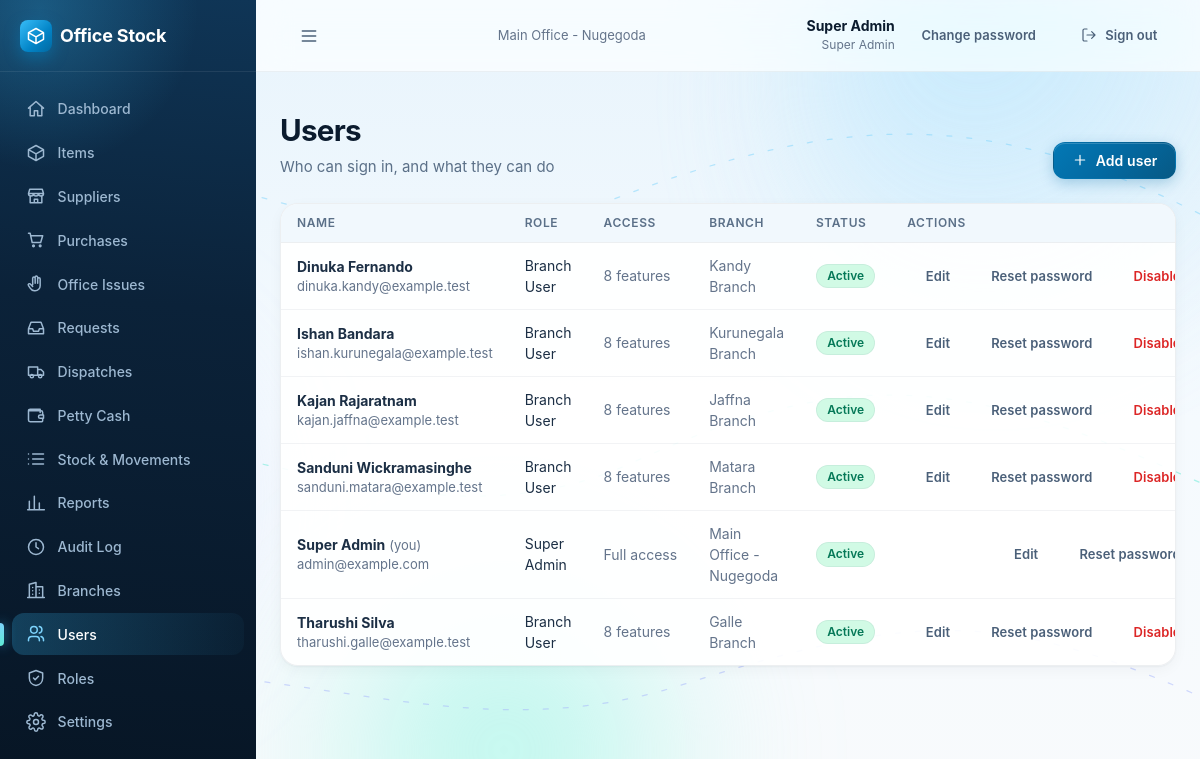
The page /users/ (signed in) on the database as committed earlier.
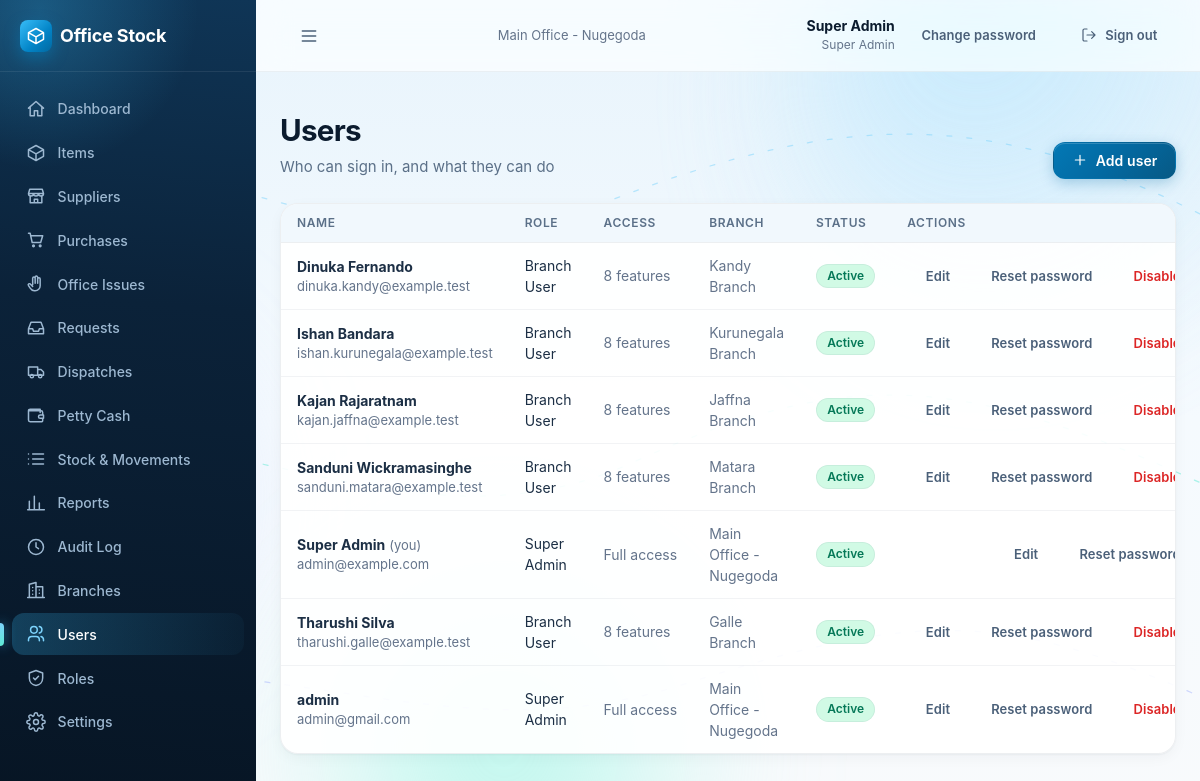
The same page on the database as committed later.
### accounts/models.py (models this page shows, shortened)
class User(AbstractBaseUser):
    name = models.CharField(max_length=120)
    email = models.EmailField(unique=True)
    role = models.CharField(max_length=40)
    permissions = models.JSONField(null=True, blank=True, default=None)
    branch = models.ForeignKey(Branch, on_delete=models.PROTECT, related_name='users')
    active = models.BooleanField(default=True)
    failed_logins = models.PositiveSmallIntegerField(default=0)
    locked_until = models.DateTimeField(null=True, blank=True)
    created_at = models.DateTimeField(auto_now_add=True)
    updated_at = models.DateTimeField(auto_now=True)
    USERNAME_FIELD = 'email'
    REQUIRED_FIELDS = ['name']
    objects = UserManager()
    class Meta:
        ordering = ['name']
    @property
    def role_def(self):
        if not hasattr(self, '_role_def'):
            if self.role == SUPER_ADMIN_ROLE['key']:
                self._role_def = SUPER_ADMIN_ROLE
            else:
                r = Role.objects.filter(key=self.role).first()
                self._role_def = r.as_def() if r else None
        return self._role_def
    @property
    def role_name(self):
        return (self.role_def or {}).get('name') or self.role
    @property
    def is_locked(self):
        return bool(self.locked_until and self.locked_until > timezone.now())

class Branch(models.Model):
    name = models.CharField(max_length=120)
    code = models.CharField(max_length=10, unique=True)
    type = models.CharField(max_length=10, choices=[(BRANCH_TYPES.MAIN, 'Main office'), (BRANCH_TYPES.BRANCH, 'Branch')],
                            default=BRANCH_TYPES.BRANCH)
    address = models.CharField(max_length=250, blank=True, default='')
    phone = models.CharField(max_length=40, blank=True, default='')
    active = models.BooleanField(default=True)
    created_at = models.DateTimeField(auto_now_add=True)
    updated_at = models.DateTimeField(auto_now=True)
    class Meta:
        ordering = ['type', 'name']
        constraints = [
            models.UniqueConstraint(fields=['type'], condition=models.Q(type=BRANCH_TYPES.MAIN), name='one_main_office'),
        ]

class Role(models.Model):
    key = models.CharField(max_length=40, unique=True)
    name = models.CharField(max_length=40)
    name_key = models.CharField(max_length=40, unique=True)  # lower-case name, so "Cashier" and "cashier" clash
    description = models.CharField(max_length=200, blank=True, default='')
    side = models.CharField(max_length=10, choices=[(SIDES.MAIN, 'Main office'), (SIDES.BRANCH, 'Branch')])
    permissions = models.JSONField(default=list, blank=True)
    created_at = models.DateTimeField(auto_now_add=True)
    updated_at = models.DateTimeField(auto_now=True)
    class Meta:
        ordering = ['name']
    def as_def(self):
        return {'key': self.key, 'name': self.name, 'side': self.side, 'description': self.description,
                'permissions': list(self.permissions or [])}

### accounts/views.py (the view)
# urls.py: path('users/', views.user_list, name='user_list'),
@super_admin_required
def user_list(request):
    return render(request, 'accounts/user_list.html', {'rows': _user_rows()})

### accounts/roles.py (called while the page is built)
def all_role_defs():
    return [SUPER_ADMIN_ROLE] + [r.as_def() | {'id': r.pk} for r in Role.objects.all()]

### accounts/views.py (called while the page is built)
def _user_rows():
    roles = {d['key']: d for d in all_role_defs()}
    rows = []
    for u in User.objects.select_related('branch').order_by('name'):
        d = roles.get(u.role)
        perms = effective_permissions(u, d)
        rows.append({'u': u, 'role_name': d['name'] if d else u.role, 'perm_count': len(perms),
                     'full': u.role == ROLES.SUPER_ADMIN})
    return rows

### core/context_processors.py (called while the page is built)
def app(request):
    ctx = {}
    user = getattr(request, 'user', None)
    if user is None or not user.is_authenticated:
        return ctx
    settings = Setting.get()
    ctx['app_settings'] = settings
    perms = getattr(request, 'perms', [])
    nav = []
    path = request.path
    for n in visible_nav(user, perms, settings.branch_module_enabled):
        try:
            url = reverse(n['url'])
        except NoReverseMatch:
            continue
        active = path == url if n.get('exact') else path.startswith(n['match'])
        nav.append({**n, 'href': url, 'active': active})
    ctx.update({
        'nav': nav,
        'perm': {p.replace('.', '_'): (p in perms) for p in ALL_PERMISSIONS},
        'is_branch_side': side_of(user) == 'branch',
        'is_super_admin': user.role == 'super_admin',
    })
    return ctx

### core/models.py (called while the page is built)
    @classmethod
    def get(cls):
        obj = cls.objects.filter(key='app').first()
        if obj:
            return obj
        try:
            with transaction.atomic():
                return cls.objects.create(key='app')
        except IntegrityError:
            return cls.objects.get(key='app')

### core/permissions.py (called while the page is built)
def side_of(user, role_def=None):
    role_def = role_def if role_def is not None else getattr(user, 'role_def', None)
    return (role_def or {}).get('side') or SIDES.MAIN

def is_branch_side(user, role_def=None):
    return side_of(user, role_def) == SIDES.BRANCH

def effective_permissions(user, role_def=None):
    if user.role == ROLES.SUPER_ADMIN:
        return list(ALL_PERMISSIONS)
    if isinstance(user.permissions, (list, tuple)):
        return list(user.permissions)
    role_def = role_def if role_def is not None else getattr(user, 'role_def', None)
    return list((role_def or {}).get('permissions') or [])

### core/templatetags/ui.py (called while the page is built)
@register.filter
def plural(count, word):
    return f'{count} {word}' if count == 1 else f'{count} {word}s'

### accounts/templates/accounts/user_list.html (shortened to what this page needs)
{% extends "base.html" %}
{% load ui %}
{% block content %}
<div class="page-header">
  <div><h1>Users</h1><p>Who can sign in, and what they can do</p></div>
  <a class="btn" href="{% url 'accounts:user_create' %}">{% icon 'plus' 'icon icon-sm' %} Add user</a>
</div>
{% if not rows %}
  <div class="card empty"><h3>No users yet</h3></div>
{% else %}
<div class="card table-wrap">
  <table class="data">
    <thead><tr><th>Name</th><th>Role</th><th>Access</th><th>Branch</th><th>Status</th><th><span class="sr-only">Actions</span></th></tr></thead>
    <tbody>
    {% for r in rows %}
      <tr>
        <td><b>{{ r.u.name }}</b>{% if r.u.pk == request.user.pk %} <span class="small muted">(you)</span>{% endif %}<div class="small muted">{{ r.u.email }}</div></td>
        <td>{{ r.role_name }}</td>
        <td class="nowrap muted">{% if r.full %}Full access{% else %}{{ r.perm_count|plural:"feature" }}{% endif %}</td>
        <td class="muted">{{ r.u.branch.name }}</td>
        <td>{% if r.u.active %}{% badge "Active" "green" %}{% else %}{% badge "Disabled" "gray" %}{% endif %}{% if r.u.is_locked %} {% badge "Locked" "amber" %}{% endif %}</td>
        <td class="right nowrap">
          <a class="btn btn-ghost btn-sm" href="{% url 'accounts:user_edit' r.u.pk %}">Edit</a>
          <a class="btn btn-ghost btn-sm" href="{% url 'accounts:user_reset_password' r.u.pk %}">Reset password</a>
          {% if r.u.pk != request.user.pk %}
          <form method="post" action="{% url 'accounts:user_toggle' r.u.pk %}" class="inline" data-confirm="{% if r.u.active %}Disable {{ r.u.name }}? They will not be able to sign in.{% else %}Enable {{ r.u.name }}?{% endif %}">
            {% csrf_token %}<button class="btn btn-ghost btn-sm" type="submit" {% if r.u.active %}style="color:var(--red-600)"{% endif %}>{% if r.u.active %}Disable{% else %}Enable{% endif %}</button>
          </form>
          {% endif %}
        </td>
      </tr>
    {% endfor %}
    </tbody>
  </table>
</div>
{% endif %}
{% endblock %}

### templates/base.html (shortened to what this page needs)
{% load static ui %}<!doctype html>
<html lang="en">
<head>
  <link rel="stylesheet" href="{% static 'css/app.css' %}">
  <link rel="stylesheet" href="{% static 'css/premium.css' %}">
</head>
<body>
<div class="ambient" aria-hidden="true">
  <span class="blob b1" data-parallax="0.10"><i></i></span>
  <span class="blob b2" data-parallax="-0.07"></span>
  <span class="blob b3" data-parallax="0.05"><i></i></span>
</div>
<div class="shell">
  <aside class="sidebar" id="sidebar">
    <div class="brand"><div class="brand-mark">{% icon 'box' %}</div><span class="brand-name">Office Stock</span></div>
    <nav class="nav" aria-label="Main">
      {% for n in nav %}<a href="{{ n.href }}" class="{% if n.active %}active{% endif %}">{% icon n.icon %}{{ n.label }}</a>{% endfor %}
    </nav>
  </aside>
  <div class="main-col">
    <header class="topbar">
      <button class="btn btn-ghost menu-btn" type="button" data-nav-open aria-label="Open menu">{% icon 'menu' %}</button>
      <div class="branch-name muted small">{{ request.user.branch.name }}</div>
      <div class="topbar-right">
        <div class="who"><b>{{ request.user.name }}</b><span>{{ request.user.role_name }}</span></div>
        <a class="btn btn-ghost btn-sm" href="{% url 'accounts:change_password' %}">Change password</a>
        <form method="post" action="{% url 'accounts:logout' %}" class="inline">{% csrf_token %}
          <button class="btn btn-ghost btn-sm" type="submit">{% icon 'logout' 'icon icon-sm' %}<span class="hide-sm">Sign out</span></button>
        </form>
      </div>
    </header>
    <main class="content">
      {% block content %}{% endblock %}
    </main>
  </div>
</div>
</body>
</html>

### static/css/app.css (style rules this page uses)
:root { --brand-50: #eff6ff; --brand-100: #dbeafe; --brand-500: #3b82f6; --brand-600: #2563eb; --brand-700: #1d4ed8; --s50: #f8fafc; --s100: #f1f5f9; --s200: #e2e8f0; --s300: #cbd5e1; --s400: #94a3b8; --s500: #64748b; --s600: #475569; --s700: #334155; --s800: #1e293b; --s900: #0f172a; --red-50: #fef2f2; --red-600: #dc2626; --red-700: #b91c1c; --amber-50: #fffbeb; --amber-100: #fef3c7; --amber-700: #b45309; --green-50: #ecfdf5; --green-100: #d1fae5; --green-700: #047857; }
* { box-sizing: border-box; }
html { font-size: 16px; }
body { margin: 0; font-family: Inter, ui-sans-serif, system-ui, -apple-system, "Segoe UI", Roboto, sans-serif; background: var(--s50); color: var(--s800); -webkit-font-smoothing: antialiased; line-height: 1.5; }
a { color: var(--brand-700); text-decoration: none; }
h1, h2, h3 { margin: 0; color: var(--s900); }
.icon { width: 20px; height: 20px; flex: none; }
.icon-sm { width: 16px; height: 16px; }
.muted { color: var(--s500); }
.small { font-size: .8125rem; }
.right { text-align: right; }
.nowrap { white-space: nowrap; }
.shell { min-height: 100vh; display: flex; }
.sidebar { width: 256px; flex: none; background: #fff; border-right: 1px solid var(--s200); display: flex; flex-direction: column; }
.brand { height: 64px; display: flex; align-items: center; gap: .5rem; padding: 0 1.25rem; border-bottom: 1px solid var(--s200); }
.brand-mark { width: 32px; height: 32px; border-radius: 8px; background: var(--brand-600); color: #fff; display: flex; align-items: center; justify-content: center; }
.brand-name { font-size: 1.125rem; font-weight: 700; color: var(--s900); }
.nav { flex: 1; padding: 1rem .75rem; display: flex; flex-direction: column; gap: .25rem; overflow-y: auto; }
.nav a { display: flex; align-items: center; gap: .75rem; padding: .625rem .75rem; border-radius: 8px; font-size: .875rem; font-weight: 500; color: var(--s600); }
.nav a.active { background: var(--brand-50); color: var(--brand-700); }
.main-col { flex: 1; min-width: 0; display: flex; flex-direction: column; }
.topbar { position: sticky; top: 0; z-index: 30; height: 64px; display: flex; align-items: center; justify-content: space-between; gap: 1rem; padding: 0 1.5rem; background: rgba(255,255,255,.92); border-bottom: 1px solid var(--s200); backdrop-filter: blur(6px); }
.topbar .who { text-align: right; line-height: 1.2; }
.topbar .who b { display: block; font-size: .875rem; color: var(--s900); }
.topbar .who span { font-size: .75rem; color: var(--s500); }
.topbar-right { display: flex; align-items: center; gap: .5rem; }
.menu-btn { display: none; }
.content { width: 100%; max-width: 72rem; margin: 0 auto; padding: 2rem 1.5rem; flex: 1; }
.page-header { display: flex; flex-wrap: wrap; align-items: flex-end; justify-content: space-between; gap: 1rem; margin-bottom: 1.5rem; }
.page-header h1 { font-size: 1.5rem; font-weight: 700; }
.page-header p { margin: .25rem 0 0; font-size: .875rem; color: var(--s500); }
.card { background: #fff; border: 1px solid var(--s200); border-radius: 12px; box-shadow: 0 1px 2px rgba(0,0,0,.04); }
.btn { display: inline-flex; align-items: center; justify-content: center; gap: .5rem; padding: .5rem 1rem; border-radius: 8px; border: 1px solid transparent; font: inherit; font-size: .875rem; font-weight: 600; cursor: pointer; background: var(--brand-600); color: #fff; line-height: 1.25; }
.btn-ghost { background: transparent; color: var(--s600); }
.btn-sm { padding: .25rem .625rem; font-size: .8125rem; }
form.inline { display: inline; }
.table-wrap { overflow-x: auto; }
table.data { width: 100%; border-collapse: collapse; font-size: .875rem; }
table.data th { text-align: left; font-size: .75rem; text-transform: uppercase; letter-spacing: .03em; color: var(--s500); font-weight: 600; padding: .625rem 1rem; background: var(--s50); border-bottom: 1px solid var(--s200); white-space: nowrap; }
table.data td { padding: .75rem 1rem; border-bottom: 1px solid var(--s100); vertical-align: middle; }
table.data tr:last-child td { border-bottom: 0; }
.badge { display: inline-block; padding: .125rem .625rem; border-radius: 999px; font-size: .75rem; font-weight: 600; white-space: nowrap; }
.badge-green { background: var(--green-100); color: var(--green-700); }

Rows that differ between the two databases and show on the page:
added User: u.name "admin", u.email "admin@gmail.com", role_name "Super Admin", shows "Full access", u.branch.name "Main Office - Nugegoda", badge "Active", active "Disable"
